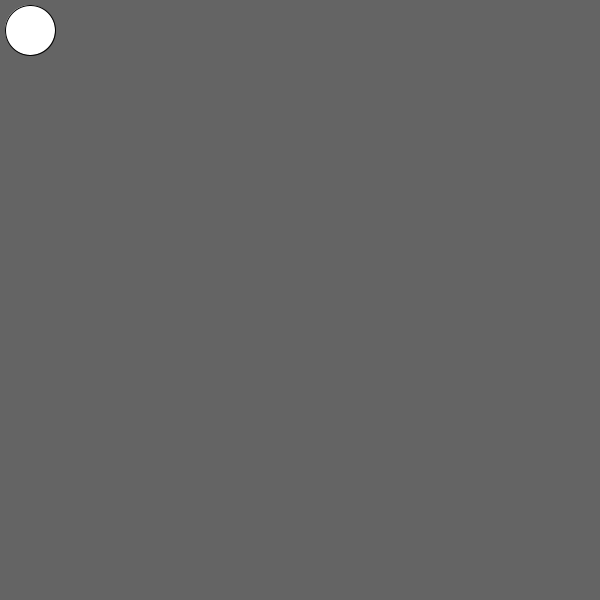
Frame 1 (no input)
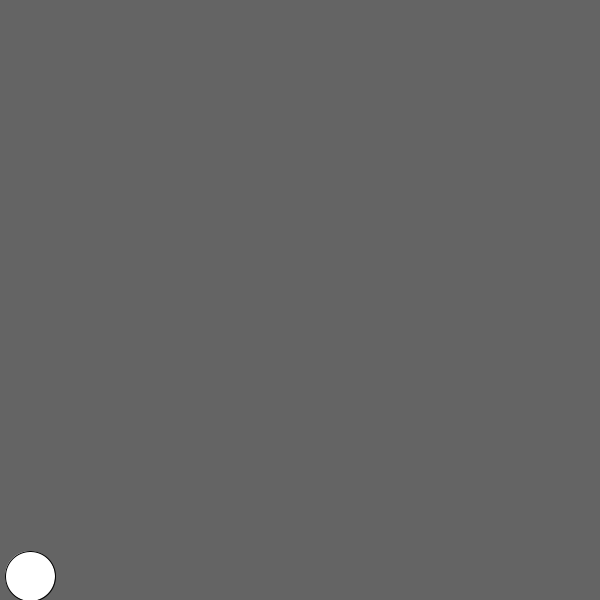
Frame 60 (the mouse pressed at the canvas centre just before this capture)
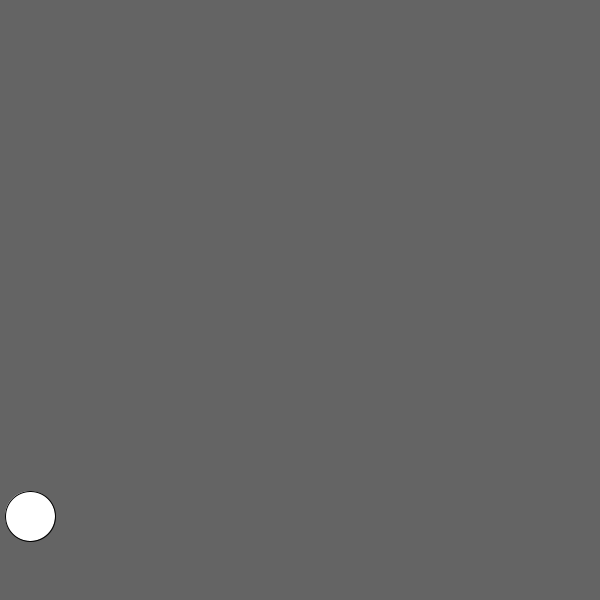
Frame 120 (the mouse held since frame 60 and released just before this capture)

The Processing sketch that drew these frames (run headless with seeded random() and noise(); from frame 60 on, the mouse is pressed at the canvas centre):

// Processing sketch: processing_136966
// ── processing_136966.pde

int dia = 50;
int x = 30;
int y = 30;
int switchState = 0;

void setup() {
  size(600,600);
}

void draw(){
  background(100);
 ellipse(x, y, dia, dia); 

 
 if(y > width- dia/2){
   switchState = 1;
   println("switchState = 1");
  
 }
 
 if(y < 0 +dia/2){
   switchState = 0;
   println("switchState = 0");
 }
 
 if(switchState == 0){
  y= y+10;
 }else {
  y--;
 }
 }
